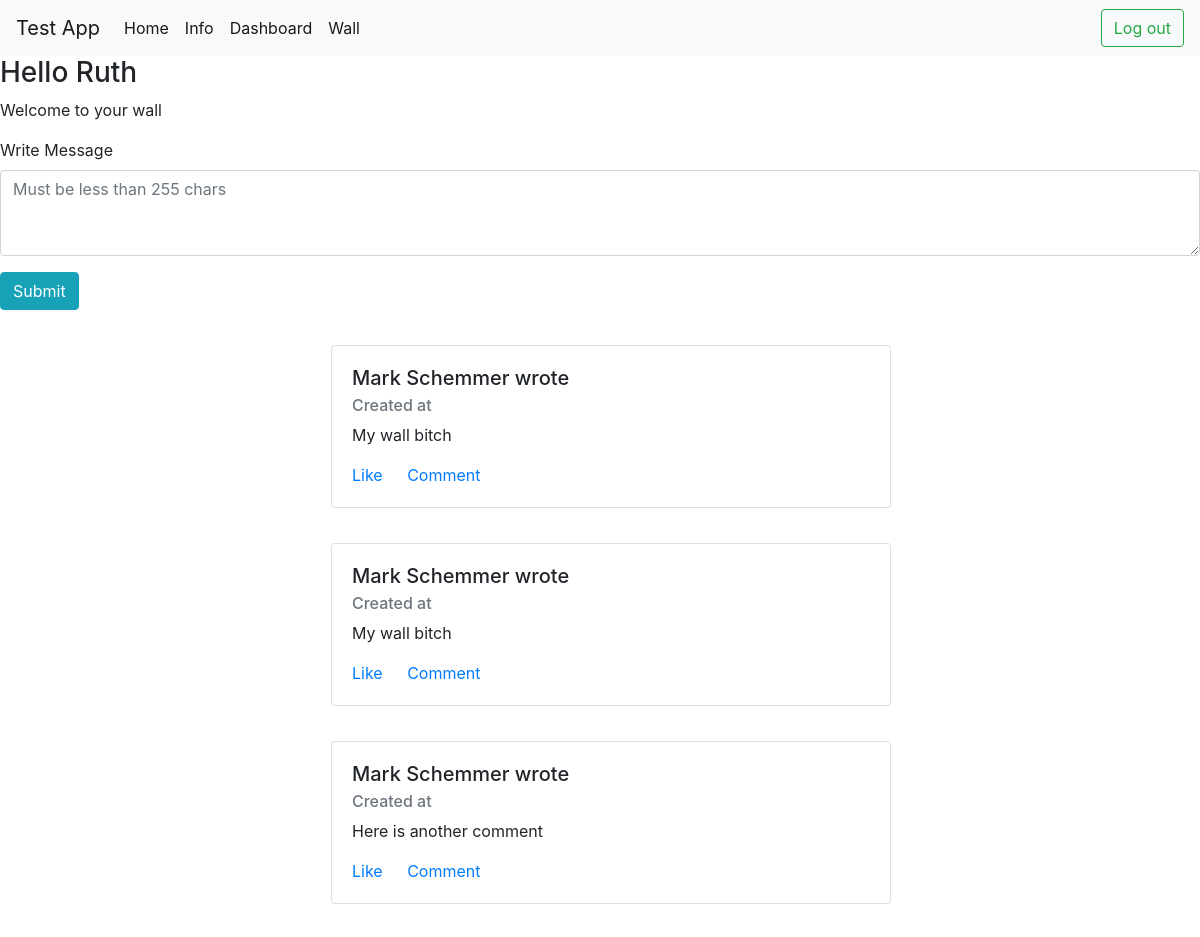
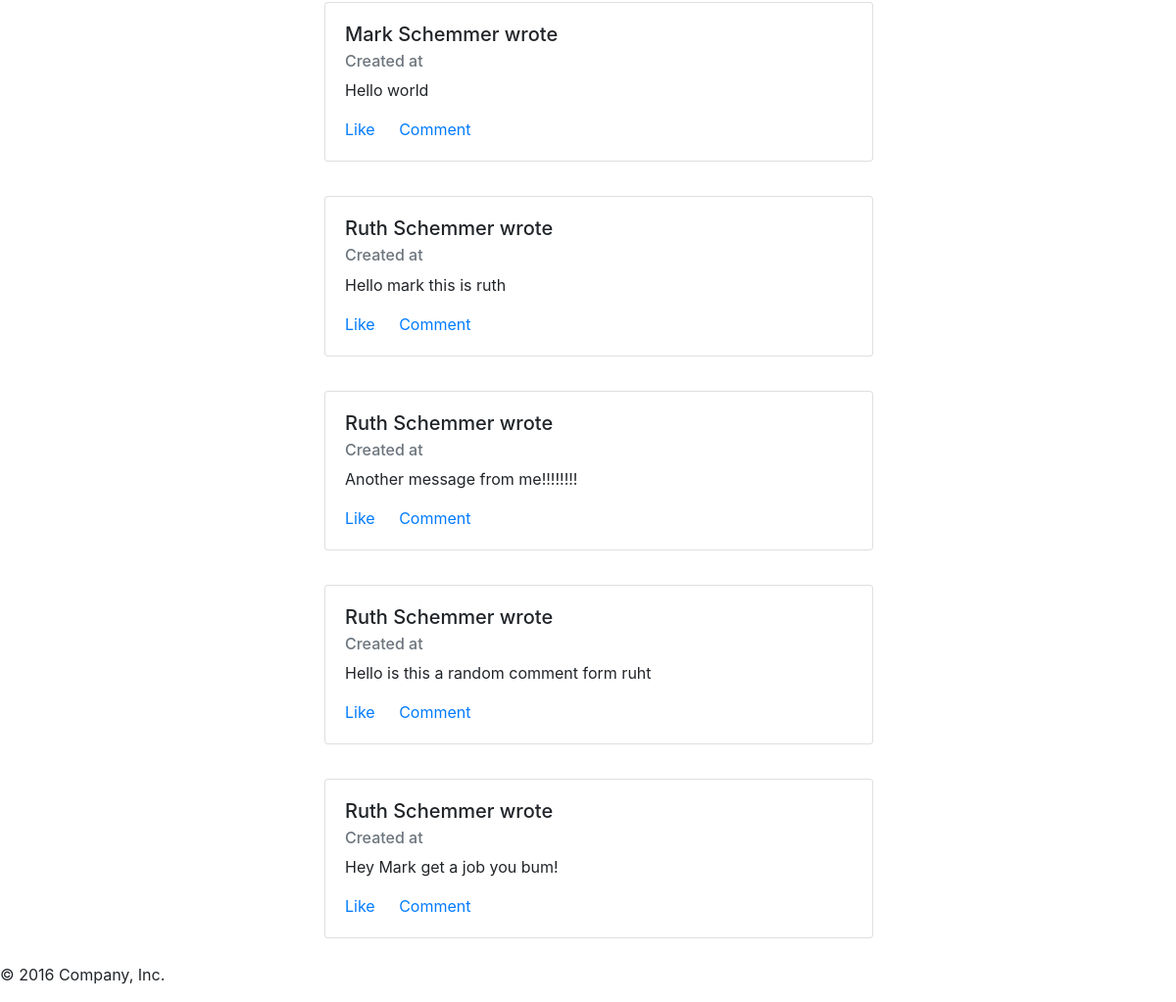
Screenshot of /wall (signed in) with the database file from the repository (2 pictures, top to bottom).
### login_regis/models.py (models this page shows, shortened)
class User(models.Model):
    first_name = models.CharField(max_length=255)
    last_name = models.CharField(max_length=255)
    email = models.CharField(max_length=255)
    password = models.CharField(max_length=255)
    is_admin = models.BooleanField(default=False)
    user_authenticated = models.BooleanField(default=True)
    description = models.TextField()
    obj = UserManager()

### wall/models.py (models this page shows)
class Message(models.Model):
    message = models.TextField()
    users = models.ManyToManyField(User, related_name='all_messages')
    obj = MessageManager()

### wall/views.py (the view)
# urls.py: path('',include('wall.urls', namespace='wall')),
def wall(request):
    user = User.obj.get(id=request.session['user_id'])
    users = User.obj.all()
    return render(request, 'wall/index.html',{
        'user':user,
        'users':users,
        })

### templates/wall/index.html (shortened to what this page needs)
{% extends 'base.html' %}
{% block content %}
   <div class="intro">
       <h3>Hello {{ user.first_name }}</h3>
       <p>Welcome to your wall</p>
       <form action="/wall/message" method="POST">
        <div class="form-group">
            <label for="message">Write Message</label>
            <textarea
            class="form-control"
            rows="3"
            name="message"
            placeholder="Must be less than 255 chars"></textarea>
          </div>
          <button class="btn btn-info">Submit</button>
      </form>
   </div>
   <div class="info">
       <div class="messages">
        {% for u in users %}
                {% for mes in u.all_messages.all %}
                    <div class="tweet">
                        <div class="card" style="width: 35rem;">
                            <div class="card-body">
                            <h5 class="card-title">{{u.first_name}} {{u.last_name }} wrote </h5>
                            <h6 class="card-subtitle mb-2 text-muted">Created at {{ mes.created_at }}</h6>
                            <p class="card-text">{{ mes.message }}</p>
                            <a href="#" class="card-link">Like</a>
                            <a href="#" class="card-link">Comment</a>
                            </div>
                        </div>
                    </div>
                {% endfor %}
       {% endfor %}
       </div>
   </div>
{% endblock %}

### static/css/main.css (style rules this page uses)
label, label.inline { width: 200px; display: inline-block; }
.intro { margin-bottom: 25px; }
.tweet { width:558px; margin:auto; padding:10px; margin-bottom:15px; }

### rows the page displays
User: first_name "Ruth", last_name "Schemmer"
User: first_name "Mark", last_name "Schemmer"
Message: message "My wall bitch"
Message: message "My wall bitch"
Message: message "Here is another comment"
Message: message "Hello world"
User: first_name "Ruth", last_name "Schemmer"
Message: message "Hello mark this is ruth"
Message: message "Another message from me!!!!!!!!"
Message: message "Hello is this a random comment form ruht"
Message: message "Hey Mark get a job you bum!"
